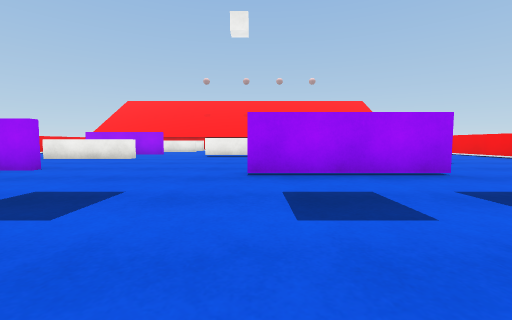
[1] (above)

17 first-person views from a walk through a Unity game level. The camera is 0.55 m above the floor, tilts 4° down and sees 90° across. The floor is counted in squares, 1 m on a side. Each view is taken from the middle of a square. On the plan, view 1 faces up. The plan holds only what a view shows up to about 9 squares ahead; the rest is blank. The place goes on beyond the plan. The player character is not drawn. Surface patterns are stand-ins for the level's own textures.

[2]
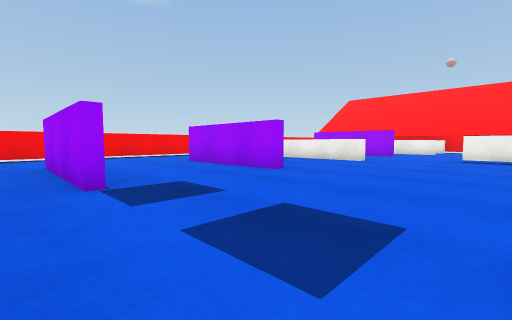

[3]
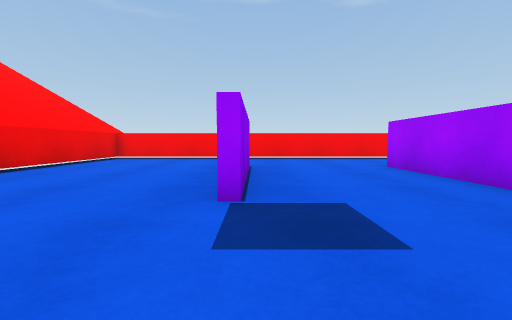

[4]
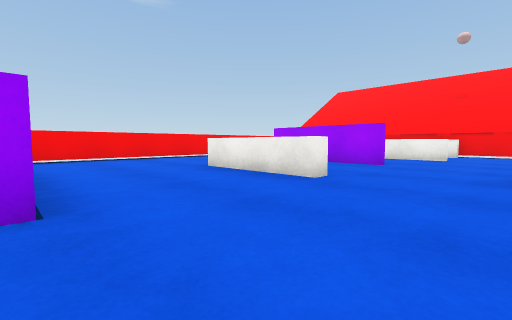

[5]
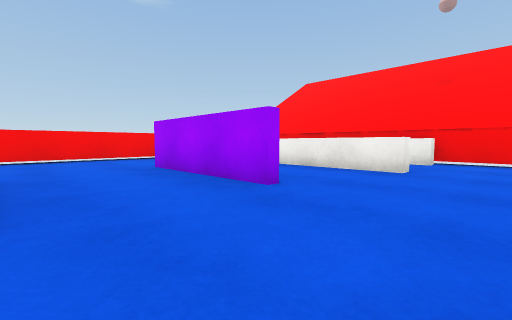

[6]
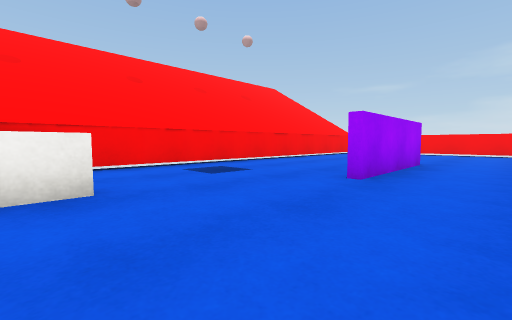

[7]
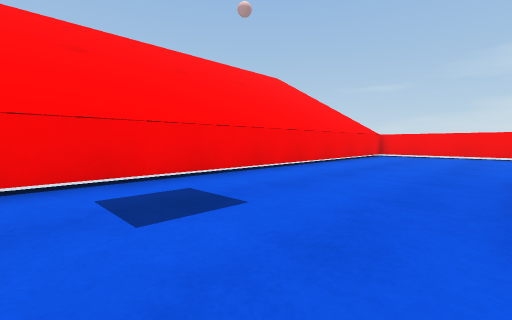

[8]
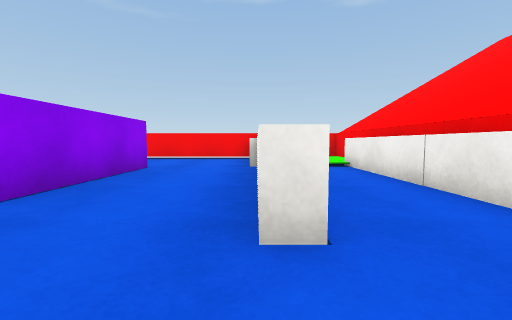

[9]
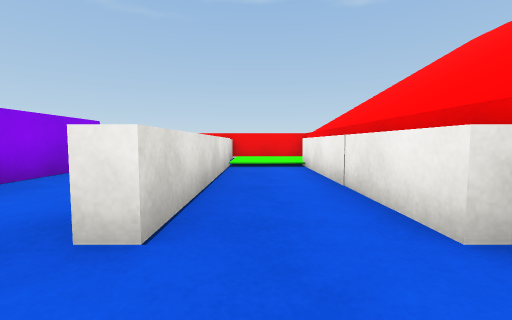

[10]
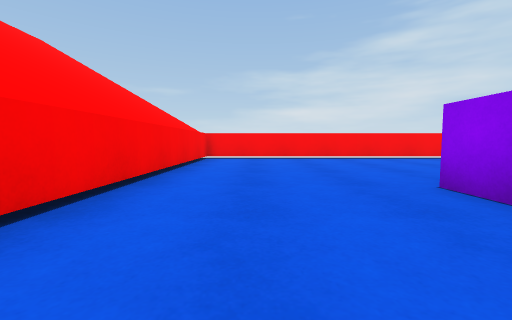

[11]
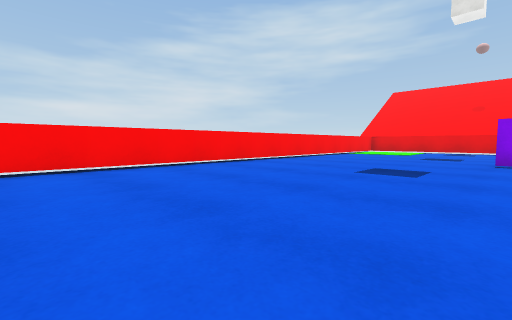

[12]
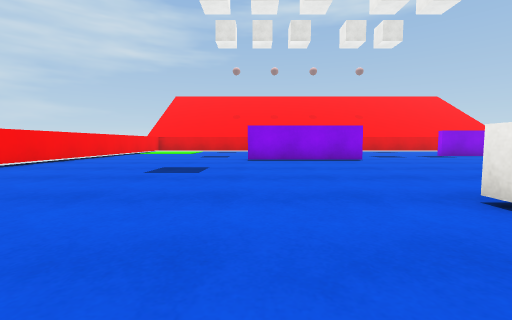

[13]
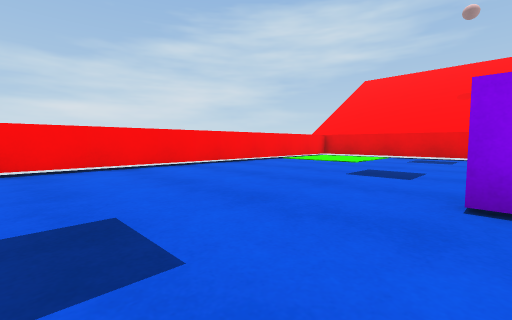

[14]
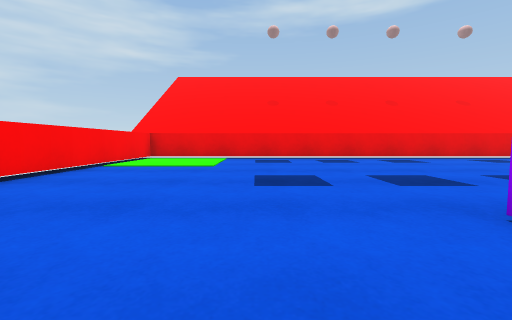

[15]
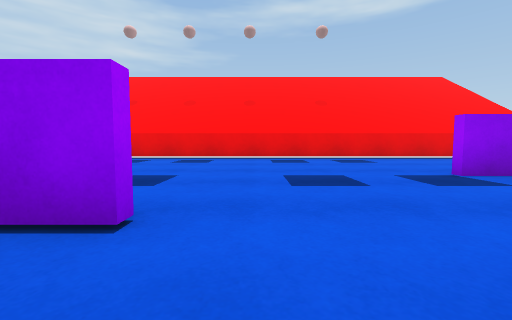

[16]
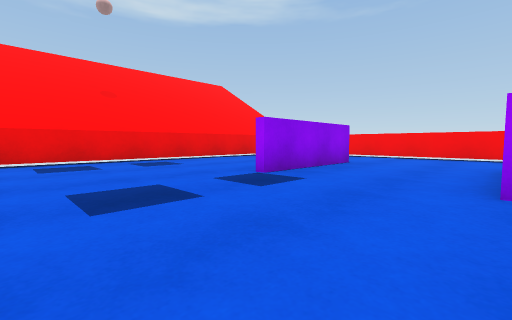

[17]
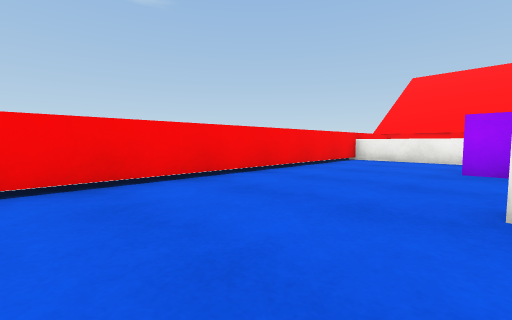

### Floor plan
Key: @ floor where view 1 was taken; # wall or solid block; . main floor; : floor 0.1 m higher than the main floor; ^ raised ledge.
Columns run from 11 left of view 1 to 9 right of it. Each row starts with its distance up from view 1.
 17 #####################
 16 #::^^^^^............#
 15 #:::................#
 14 #^^^^^^^............#
 13 #..........####.....#
 12 #...###.............#
 11 #...................#
 10 #.........^^........#
  9 #....^^.............#
  8 #...................#
  7 #...................#
  6 #...................#
  5 #...###.............#
  4 #..........####.....#
  3 #...................#
  2 #...###.............#
  1 #...................#
  0 #..........@........#
 -1 #...................#
 -2 #...................#
 -3 #####################

Where each view was taken, in squares from view 1:
view 1: 0 up, 0 right, facing up
view 2: 1 up, 1 left, facing up-left
view 3: 2 up, 2 left, facing left
view 4: 5 up, 2 left, facing up-left
view 5: 9 up, 2 left, facing up-left
view 6: 11 up, 4 left, facing up-right
view 7: 13 up, 2 left, facing up-right
view 8: 14 up, 2 left, facing left
view 9: 15 up, 2 left, facing left
view 10: 15 up, 0 right, facing right
view 11: 12 up, 3 right, facing down-right
view 12: 12 up, 3 right, facing down
view 13: 7 up, 3 right, facing down-right
view 14: 6 up, 5 right, facing down
view 15: 6 up, 1 left, facing down
view 16: 5 up, 1 left, facing down-left
view 17: 6 up, 7 left, facing up-left
